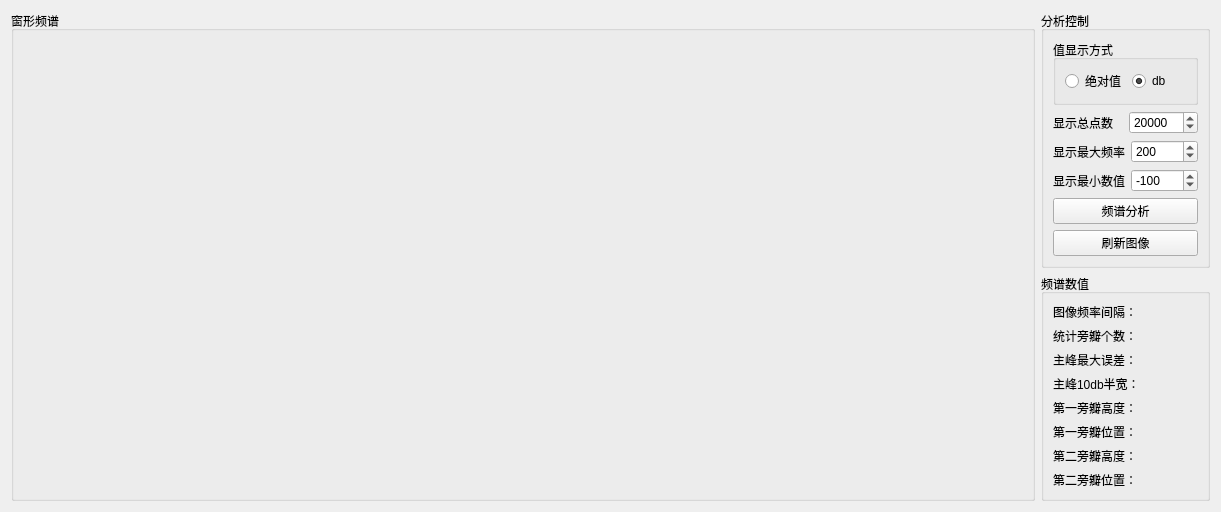
         <widget class="QWidget" name="tab_spectrum">
          <attribute name="title">
           <string>STFT窗频谱</string>
          </attribute>
          <layout class="QHBoxLayout" name="horizontalLayout_3">
           <item>
            <widget class="QGroupBox" name="groupBox">
             <property name="minimumSize">
              <size>
               <width>1024</width>
               <height>0</height>
              </size>
             </property>
             <property name="title">
              <string>窗形频谱</string>
             </property>
             <layout class="QVBoxLayout" name="VLayout_FFTWndSpectrum_Cht"/>
            </widget>
           </item>
           <item>
            <layout class="QVBoxLayout" name="verticalLayout_5">
             <item>
              <widget class="QGroupBox" name="groupBox_4">
               <property name="minimumSize">
                <size>
                 <width>0</width>
                 <height>80</height>
                </size>
               </property>
               <property name="title">
                <string>分析控制</string>
               </property>
               <layout class="QVBoxLayout" name="verticalLayout_4">
                <item>
                 <widget class="QGroupBox" name="groupBox_3">
                  <property name="minimumSize">
                   <size>
                    <width>0</width>
                    <height>0</height>
                   </size>
                  </property>
                  <property name="title">
                   <string>值显示方式</string>
                  </property>
                  <layout class="QHBoxLayout" name="horizontalLayout_4">
                   <item>
                    <widget class="QRadioButton" name="radioButton_WndFFTValType_AbsoluteVal">
                     <property name="text">
                      <string>绝对值</string>
                     </property>
                    </widget>
                   </item>
                   <item>
                    <widget class="QRadioButton" name="radioButton_WndFFTValType_db">
                     <property name="text">
                      <string>db</string>
                     </property>
                     <property name="checked">
                      <bool>true</bool>
                     </property>
                    </widget>
                   </item>
                  </layout>
                 </widget>
                </item>
                <item>
                 <layout class="QHBoxLayout" name="horizontalLayout_14">
                  <item>
                   <widget class="QLabel" name="label_WndFFTShowMaxFreq_2">
                    <property name="text">
                     <string>显示总点数</string>
                    </property>
                   </widget>
                  </item>
                  <item>
                   <widget class="QSpinBox" name="SBox_WndFFTShowPointCount">
                    <property name="enabled">
                     <bool>true</bool>
                    </property>
                    <property name="maximum">
                     <number>100000</number>
                    </property>
                    <property name="singleStep">
                     <number>20000</number>
                    </property>
                    <property name="value">
                     <number>20000</number>
                    </property>
                   </widget>
                  </item>
                 </layout>
                </item>
                <item>
                 <layout class="QHBoxLayout" name="horizontalLayout_11">
                  <item>
                   <widget class="QLabel" name="label_WndFFTShowMaxFreq">
                    <property name="text">
                     <string>显示最大频率</string>
                    </property>
                   </widget>
                  </item>
                  <item>
                   <widget class="QSpinBox" name="SBox_WndFFTShowMaxFreq">
                    <property name="enabled">
                     <bool>true</bool>
                    </property>
                    <property name="maximum">
                     <number>100000</number>
                    </property>
                    <property name="value">
                     <number>200</number>
                    </property>
                   </widget>
                  </item>
                 </layout>
                </item>
                <item>
                 <layout class="QHBoxLayout" name="horizontalLayout_13">
                  <item>
                   <widget class="QLabel" name="label_WndFFTShowMinVal">
                    <property name="text">
                     <string>显示最小数值</string>
                    </property>
                   </widget>
                  </item>
                  <item>
                   <widget class="QSpinBox" name="SBox_WndFFTShowMinVal">
                    <property name="enabled">
                     <bool>true</bool>
                    </property>
                    <property name="minimum">
                     <number>-10000</number>
                    </property>
                    <property name="maximum">
                     <number>100000</number>
                    </property>
                    <property name="value">
                     <number>-100</number>
                    </property>
                   </widget>
                  </item>
                 </layout>
                </item>
                <item>
                 <widget class="QPushButton" name="btn_GenWndFFTGraph">
                  <property name="text">
                   <string>频谱分析</string>
                  </property>
                 </widget>
                </item>
                <item>
                 <widget class="QPushButton" name="btn_updateWndFFTCht">
                  <property name="text">
                   <string>刷新图像</string>
                  </property>
                 </widget>
                </item>
               </layout>
              </widget>
             </item>
             <item>
              <widget class="QGroupBox" name="groupBox_2">
               <property name="minimumSize">
                <size>
                 <width>0</width>
                 <height>0</height>
                </size>
               </property>
               <property name="maximumSize">
                <size>
                 <width>240</width>
                 <height>16777215</height>
                </size>
               </property>
               <property name="title">
                <string>频谱数值</string>
               </property>
               <layout class="QVBoxLayout" name="verticalLayout_2">
                <item>
                 <widget class="QLabel" name="label_WndFFTDeltaFreq">
                  <property name="text">
                   <string>图像频率间隔：</string>
                  </property>
                 </widget>
                </item>
                <item>
                 <widget class="QLabel" name="label_WndFFTSubPartCount">
                  <property name="text">
                   <string>统计旁瓣个数：</string>
                  </property>
                 </widget>
                </item>
                <item>
                 <widget class="QLabel" name="label_mainPartMaxFFTError">
                  <property name="text">
                   <string>主峰最大误差：</string>
                  </property>
                 </widget>
                </item>
                <item>
                 <widget class="QLabel" name="label_mainPart10dbHalfWidth">
                  <property name="text">
                   <string>主峰10db半宽：</string>
                  </property>
                 </widget>
                </item>
                <item>
                 <widget class="QLabel" name="label_firstPartHeight">
                  <property name="text">
                   <string>第一旁瓣高度：</string>
                  </property>
                 </widget>
                </item>
                <item>
                 <widget class="QLabel" name="label_firstPartFreq">
                  <property name="text">
                   <string>第一旁瓣位置：</string>
                  </property>
                 </widget>
                </item>
                <item>
                 <widget class="QLabel" name="label_SecondPartHeight">
                  <property name="text">
                   <string>第二旁瓣高度：</string>
                  </property>
                 </widget>
                </item>
                <item>
                 <widget class="QLabel" name="label_SecondPartFreq">
                  <property name="text">
                   <string>第二旁瓣位置：</string>
                  </property>
                 </widget>
                </item>
               </layout>
              </widget>
             </item>
            </layout>
           </item>
          </layout>
         </widget>
